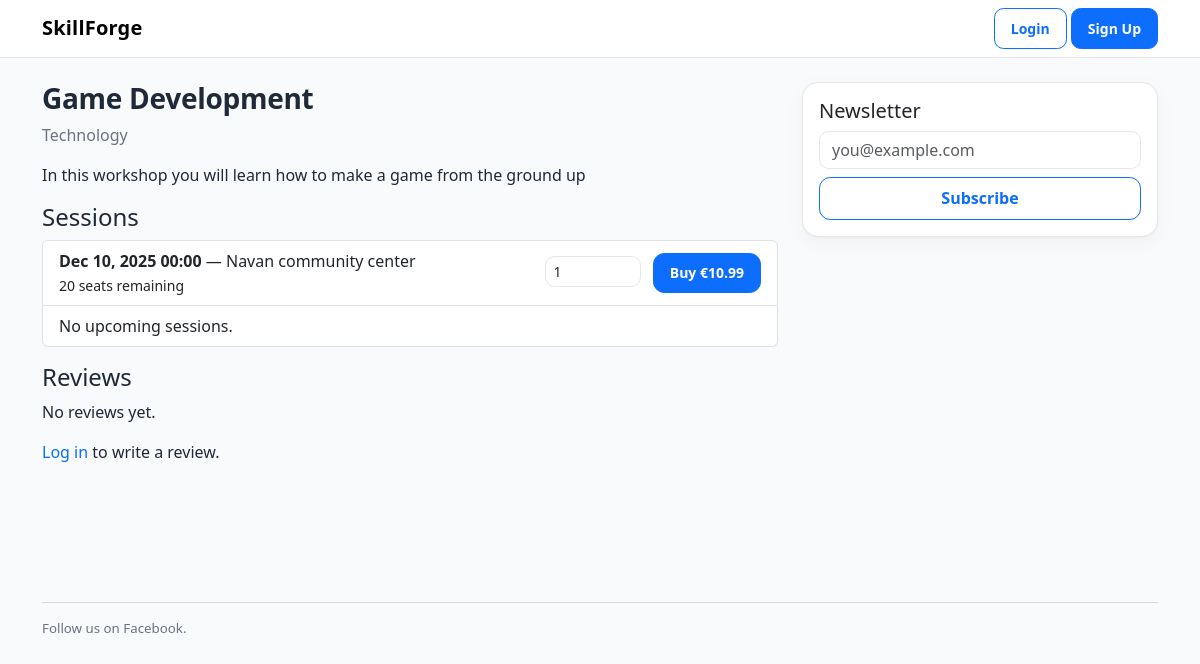
Before: /w/game-development-1/ with the older database file.
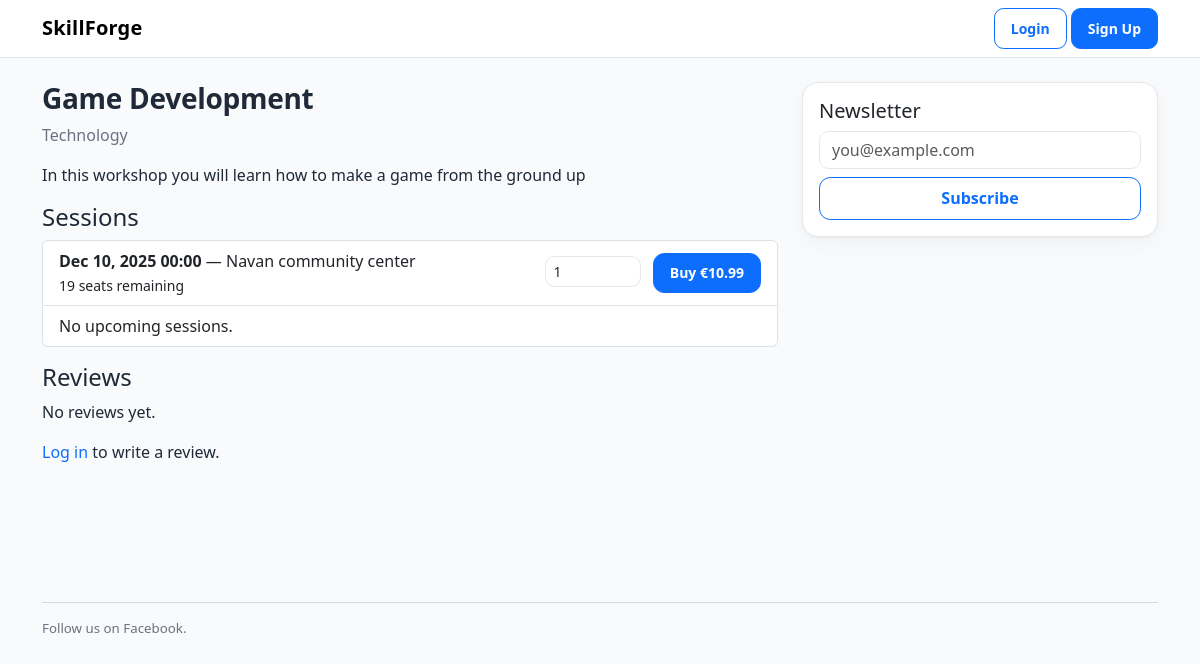
After: the same page with the newer database file.
### workshops/models.py (models this page shows, shortened)
class Session(models.Model):
    workshop=models.ForeignKey(Workshop,on_delete=models.CASCADE, related_name="sessions")
    starts_at=models.DateTimeField();
    ends_at=models.DateTimeField()
    capacity=models.PositiveIntegerField(default=12)
    seats_sold=models.PositiveIntegerField(default=0)
    location=models.CharField(max_length=180)
    @property
    def seats_remaining(self):
        return max(0, self.capacity - self.seats_sold)

### workshops/views.py (the view)
# urls.py: path("w/<slug:slug>/", views.detail, name="detail"),
def detail(request, slug):
    w = get_object_or_404(Workshop, slug=slug, is_active=True)
    return render(request, "workshops/detail.html", {"w": w, "sessions": w.sessions.order_by("starts_at"), "reviews": w.reviews.select_related("user")[:20]})

### templates/workshops/detail.html (shortened to what this page needs)
{% extends "base.html" %}
{% block content %}
<div class="row">
    <div class="col-md-8">
        <h2>{{ w.title }}</h2>
        <p class="text-muted">{{ w.category.name }}</p>
        <p>{{ w.description }}</p>
        <h4>Sessions</h4>
        <ul class="list-group mb-3">{% for s in sessions %}
            <li class="list-group-item d-flex justify-content-between align-items-center">
                <div>
                    <div><strong>{{ s.starts_at|date:"M d, Y H:i" }}</strong> — {{ s.location }}</div>
                    <small>{{ s.seats_remaining }} seats remaining</small>
                </div>
                <form method="post" action="{% url 'checkout:start' s.id %}">{% csrf_token %}
                    <input type="number" name="quantity" value="1" min="1" max="{{ s.seats_remaining }}"
                        class="form-control form-control-sm d-inline-block" style="width:6rem">
                    <button class="btn btn-primary btn-sm ms-2" {% if s.seats_remaining == 0 %}disabled{% endif %}>Buy
                        €{{ w.base_price }}</button>
                </form>
            </li>
            <li class="list-group-item">No upcoming sessions.</li>{% endfor %}
        </ul>
        <h4>Reviews</h4>
        <p>No reviews yet.</p>
        {% if user.is_authenticated %}
        <a class="btn btn-outline-secondary" href="{% url 'workshops:add_review' w.slug %}">Write a review</a>
        {% else %}<p><a href="{% url 'account_login' %}">Log in</a> to write a review.</p>{% endif %}
    </div>
    <div class="col-md-4">
        <div class="card">
            <div class="card-body">
                <h5>Newsletter</h5>
                <form action="{% url 'marketing:subscribe' %}" method="post">{% csrf_token %}
                    <input type="email" name="email" required class="form-control" placeholder="you@example.com">
                    <button class="btn btn-outline-primary mt-2 w-100">Subscribe</button>
                </form>
            </div>
        </div>
    </div>
</div>{% endblock %}

Changed rows visible on the page:
changed Session "Navan community center": seats_remaining "20" → "19"
